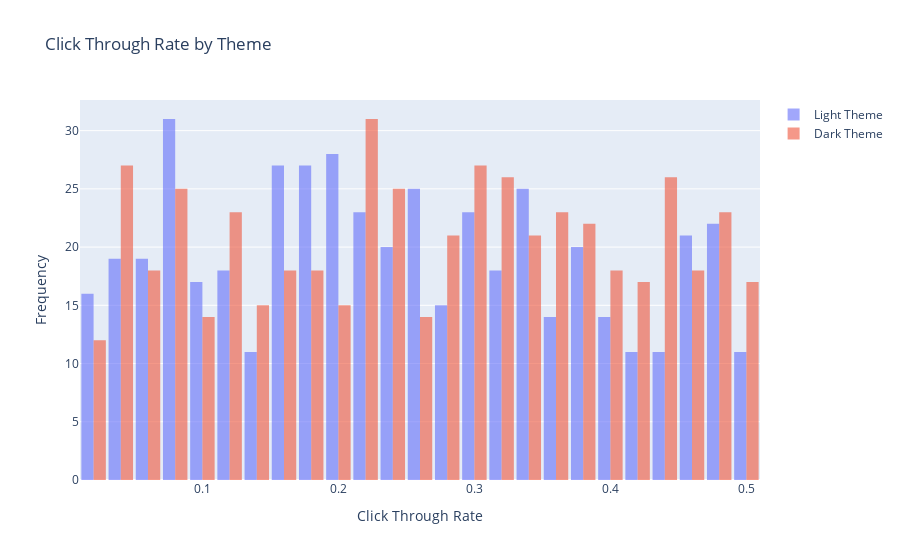

Notebook source saved alongside this figure:
### Code cell
# Extract data for each theme
light_theme_data = data[data['Theme'] == 'Light Theme']
dark_theme_data = data[data['Theme'] == 'Dark Theme']

# Create grouped bar chart for Click Through Rate
fig = go.Figure()

fig.add_trace(go.Histogram(x=light_theme_data['Click Through Rate'], name='Light Theme', opacity=0.6))
fig.add_trace(go.Histogram(x=dark_theme_data['Click Through Rate'], name='Dark Theme', opacity=0.6))

fig.update_layout(
    title_text='Click Through Rate by Theme',
    xaxis_title_text='Click Through Rate',
    yaxis_title_text='Frequency',
    barmode='group',
    bargap=0.1
)

fig.show()

### Figure 1 — Plotly figure (JSON) as saved in the notebook; plotly's stock layout.template omitted (floating-point values rounded to 4 significant figures; data arrays with more than 128 entries replaced by an {"elided": "..."} marker saying what was removed)
{"data": [{"name": "Light Theme", "opacity": 0.6, "type": "histogram", "x": {"elided": "486 float values"}}, {"name": "Dark Theme", "opacity": 0.6, "type": "histogram", "x": {"elided": "514 float values"}}], "layout": {"autosize": true, "bargap": 0.1, "barmode": "group", "title": {"text": "Click Through Rate by Theme"}, "xaxis": {"autorange": false, "range": [0.01, 0.51], "title": {"text": "Click Through Rate"}, "type": "linear"}, "yaxis": {"autorange": false, "range": [0, 32.63], "title": {"text": "Frequency"}}}}
